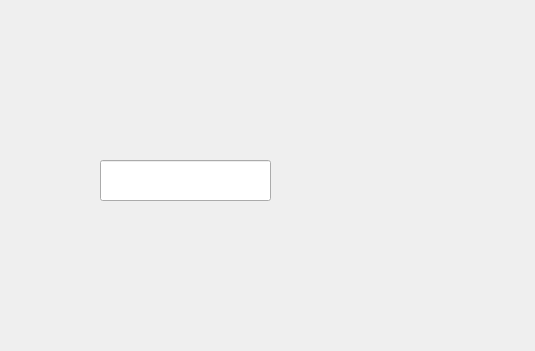
<?xml version="1.0" encoding="UTF-8"?>
<ui version="4.0">
 <class>Dialog</class>
 <widget class="QDialog" name="Dialog">
  <property name="geometry">
   <rect>
    <x>0</x>
    <y>0</y>
    <width>535</width>
    <height>351</height>
   </rect>
  </property>
  <property name="windowTitle">
   <string>Dialog</string>
  </property>
  <widget class="QLineEdit" name="lineEdit">
   <property name="geometry">
    <rect>
     <x>100</x>
     <y>160</y>
     <width>171</width>
     <height>41</height>
    </rect>
   </property>
  </widget>
 </widget>
 <layoutdefault spacing="6" margin="11"/>
 <resources/>
 <connections/>
</ui>
